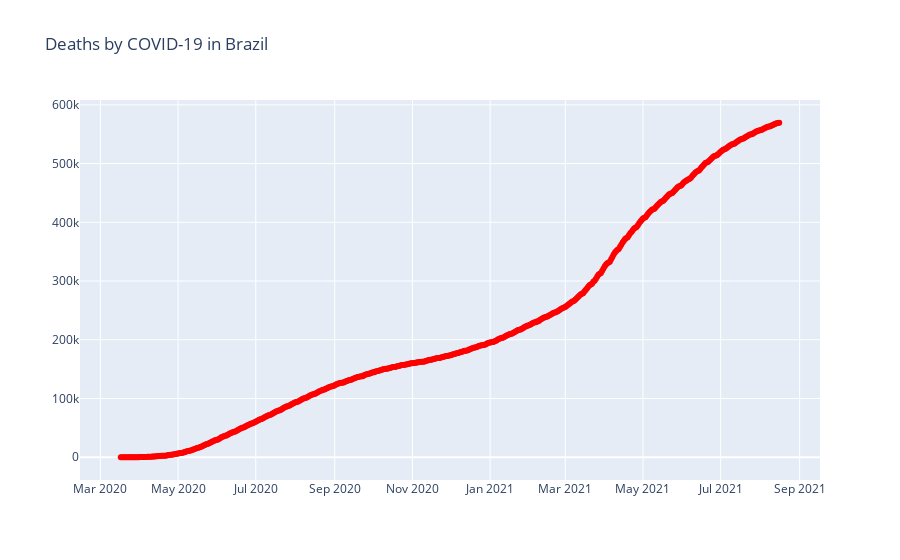

Notebook source saved alongside this figure:
### Markdown cell above
### Deaths

### Code cell
fig = go.Figure()

fig.add_trace(
    go.Scatter(x=data.Dates, y=data.Deaths, name='Deaths',
              mode='lines+markers', line={'color':'red'})
)

# layout
fig.update_layout(title='Deaths by COVID-19 in Brazil')

fig.show()

### Figure 1 — Plotly figure (JSON) as saved in the notebook; plotly's stock layout.template omitted (floating-point values rounded to 4 significant figures; data arrays with more than 128 entries replaced by an {"elided": "..."} marker saying what was removed)
{"data": [{"line": {"color": "red"}, "mode": "lines+markers", "name": "Deaths", "type": "scatter", "x": {"elided": "518 str values"}, "y": {"elided": "518 int values"}}], "layout": {"title": {"text": "Deaths by COVID-19 in Brazil"}}}
